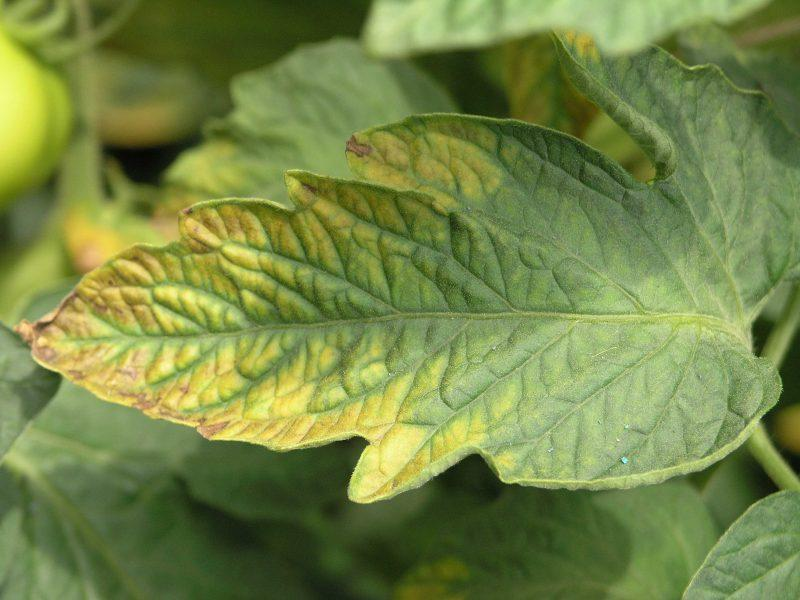
#> input picture uploads/0261a78a-6be3-4c13-881b-354c920e6a13.jpg, 800 x 600 px
$ python -i image_processing.py   (imports and definitions only)   (older library calls are emulated)
#> lines starting #> are read from the running program, lines starting #| are printed output that depends on the picture; after the words box and inside, x2 and y2 are one past the last pixel; in counts of white or black regions, pixels touching at a corner belong together
import numpy as np
import cv2
from PIL import Image
import io

def preprocess_image(image, target_size=(224, 224)):
    """
    Preprocess the uploaded image for use with machine learning models.

    Args:
        image: PIL Image object
        target_size: Target size for model input

    Returns:
        numpy array: Processed image ready for model input
    """
    # Resize the image
    image = image.resize(target_size)

    # Convert to numpy array
    img_array = np.array(image)

    # Check if the image is grayscale and convert to RGB if needed
    if len(img_array.shape) == 2:
        img_array = cv2.cvtColor(img_array, cv2.COLOR_GRAY2RGB)
    elif img_array.shape[2] == 4:  # Has alpha channel
        # Convert RGBA to RGB
        img_array = img_array[:, :, :3]

    # Normalize the image (scale pixels to range [0, 1])
    img_array = img_array.astype(np.float32) / 255.0

    return img_array

def extract_features(processed_image):
    """
    Extract features from the processed image for custom analysis.

    Args:
        processed_image: Numpy array of preprocessed image

    Returns:
        dict: Various features extracted from the image
    """
    # Convert to BGR for OpenCV functions if needed
    if len(processed_image.shape) == 3 and processed_image.shape[2] == 3:
        # Convert from normalized [0-1] to [0-255]
        img_for_cv = (processed_image * 255).astype(np.uint8)
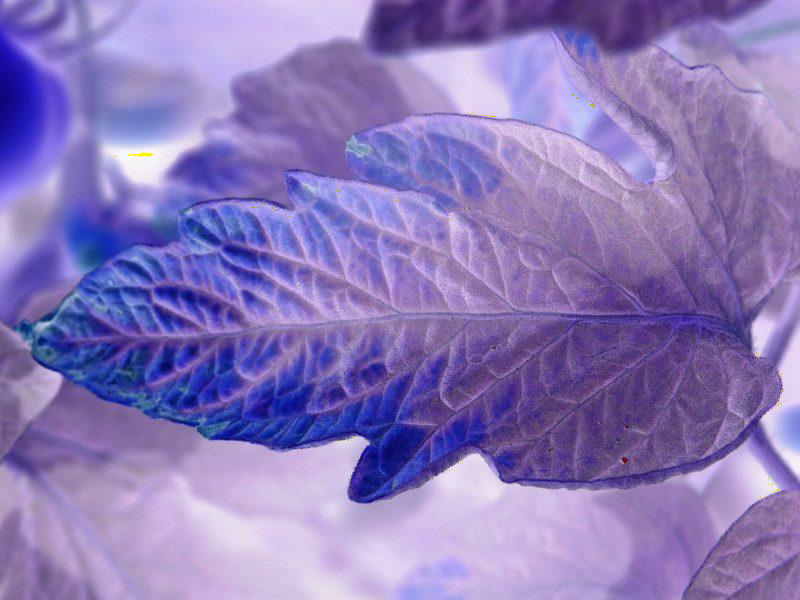
#> img_for_cv: shape (600, 800, 3); mean R, G, B 138.9, 121, 185.3
        # Convert RGB to BGR
        bgr_img = cv2.cvtColor(img_for_cv, cv2.COLOR_RGB2BGR)
        # Convert BGR to HSV
        hsv_img = cv2.cvtColor(bgr_img, cv2.COLOR_BGR2HSV)
#> hsv_img: shape (600, 800, 3); mean H, S, V 130, 95.9, 185.4

        # Convert RGB to grayscale for texture analysis
        gray_img = cv2.cvtColor(img_for_cv, cv2.COLOR_RGB2GRAY)
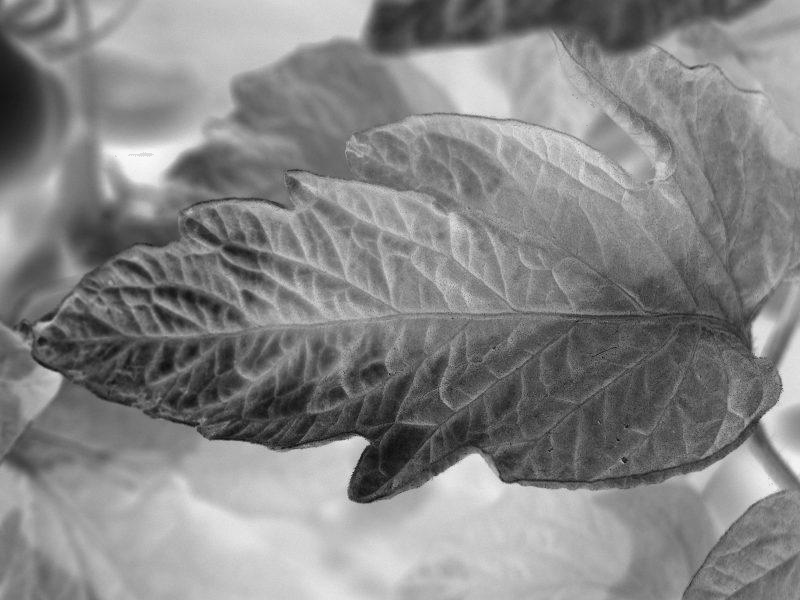
#> gray_img: shape (600, 800); min 8, max 250, mean 133.7
    else:
        # If already grayscale, use as is
        img_for_cv = (processed_image * 255).astype(np.uint8)
        gray_img = img_for_cv
        hsv_img = None  # HSV not applicable for grayscale images

    # Extract color features
    color_features = {}
    if hsv_img is not None:
        # Average hue, saturation, value
        avg_hue = np.mean(hsv_img[:, :, 0])
#> avg_hue = 130
        avg_saturation = np.mean(hsv_img[:, :, 1])
#> avg_saturation = 95.86
        avg_value = np.mean(hsv_img[:, :, 2])
#> avg_value = 185.4

        color_features = {
            "avg_hue": avg_hue,
            "avg_saturation": avg_saturation,
            "avg_value": avg_value,
        }
#> color_features = {'avg_hue': 130, 'avg_saturation': 95.86, 'avg_value': 185.4}

        # Calculate dominant colors
        # Reshape image to list of pixels
        pixels = hsv_img.reshape(-1, 3)
        # Convert to 8-bit representation for K-means
        pixels = np.float32(pixels)
        # Define criteria and apply kmeans()
        criteria = (cv2.TERM_CRITERIA_EPS + cv2.TERM_CRITERIA_MAX_ITER, 100, 0.2)
        k = 3  # Number of dominant colors to extract
        _, labels, centers = cv2.kmeans(pixels, k, None, criteria, 10, cv2.KMEANS_RANDOM_CENTERS)
#> centers = [[131.2, 94.87, 171.2], [124.3, 164.9, 148.4], [131.8, 58.62, 221.8]]

        # Convert centers back to BGR
        centers = centers.astype(np.uint8)
#> centers = [[131, 94, 171], [124, 164, 148], [131, 58, 221]]
        centers_bgr = cv2.cvtColor(centers.reshape(1, k, 3), cv2.COLOR_HSV2BGR)
#> centers_bgr = [[171, 108, 131], [148, 53, 66], [221, 171, 189]]
        centers_rgb = cv2.cvtColor(centers_bgr, cv2.COLOR_BGR2RGB)
#> centers_rgb = [[131, 108, 171], [66, 53, 148], [189, 171, 221]]

        # Count labels to find percentage of each dominant color
        unique_labels, counts = np.unique(labels, return_counts=True)
#> unique_labels = [0, 1, 2]; counts = [201119, 99568, 179313]
        color_percentages = counts / len(labels) * 100
#> color_percentages = [41.9, 20.74, 37.36]

        dominant_colors = []
        for i in range(k):
            dominant_colors.append({
                "rgb": centers_rgb[0, i].tolist(),
                "percentage": color_percentages[i]
            })
#> after the loop, dominant_colors = 3 items

        # Sort by percentage
        dominant_colors.sort(key=lambda x: x["percentage"], reverse=True)
        color_features["dominant_colors"] = dominant_colors

    # Extract texture features
    texture_features = calculate_glcm(gray_img)

    # Extract shape features
    shape_features = extract_shape_features(gray_img)

    # Combine all features
    features = {
        "color": color_features,
        "texture": texture_features,
        "shape": shape_features
    }

    return features

def calculate_glcm(gray_img):
    """
    Calculate Gray-Level Co-occurrence Matrix for texture analysis.
    Simplified version for demo purposes.

    Args:
        gray_img: Grayscale image

    Returns:
        dict: Texture features
    """
    # Simplified texture analysis for compatibility
    # Resize for faster processing
    gray_img = cv2.resize(gray_img, (128, 128))
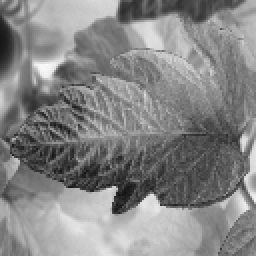
#> gray_img: shape (128, 128) (shown 2 times larger); min 17, max 249, mean 133.6

    # Calculate basic texture metrics without GLCM
    # Standard deviation of pixel values (measure of contrast)
    contrast = np.std(gray_img)
#> contrast = 46.03

    # Mean of pixel values
    mean = np.mean(gray_img)
#> mean = 133.6

    # Calculate a pseudo-entropy (measure of randomness)
    hist = cv2.calcHist([gray_img], [0], None, [256], [0, 256])
#> hist = 256 values, max 158 at index 120, min 0 at index 0, mean 64
    hist = hist / np.sum(hist)
#> hist = 256 values, max 0.00964 at index 120, min 0 at index 0, mean 0.00391
    non_zero_hist = hist[hist > 0]
#> non_zero_hist = 231 values, max 0.00964 at index 101, min 6.1e-05 at index 0, mean 0.00433
    entropy = -np.sum(non_zero_hist * np.log2(non_zero_hist))
#> entropy = 7.5

    # Calculate local variations (approximation of homogeneity)
    dx = cv2.Sobel(gray_img, cv2.CV_64F, 1, 0, ksize=3)
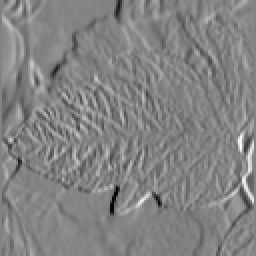
#> dx: shape (128, 128) float64 (shown 2 times larger); min -615, max 585, mean 3.2; drawn with min black and max white
    dy = cv2.Sobel(gray_img, cv2.CV_64F, 0, 1, ksize=3)
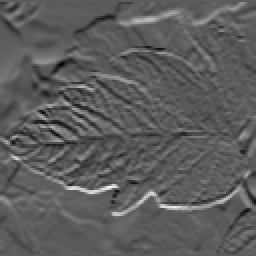
#> dy: shape (128, 128) float64 (shown 2 times larger); min -410, max 719, mean 2.1; drawn with min black and max white
    gradient_magnitude = np.sqrt(dx**2 + dy**2)
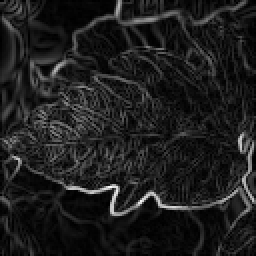
#> gradient_magnitude: shape (128, 128) float64 (shown 2 times larger); min 0, max 741.7, mean 88.4; drawn with min black and max white
    edge_intensity = np.mean(gradient_magnitude)
#> edge_intensity = 88.37
#> in extract_features, `texture_features = calculate_glcm(gray_img)`: texture_features = {'contrast': 46.03, 'mean_intensity': 133.6, 'entropy': 7.5, 'edge_intensity': 88.37}

    return {
        "contrast": float(contrast),
        "mean_intensity": float(mean),
        "entropy": float(entropy),
        "edge_intensity": float(edge_intensity)
    }

def extract_shape_features(gray_img):
    """
    Extract shape features from the image.

    Args:
        gray_img: Grayscale image

    Returns:
        dict: Shape features
    """
    # Apply thresholding to separate objects from background
    _, thresh = cv2.threshold(gray_img, 127, 255, cv2.THRESH_BINARY)
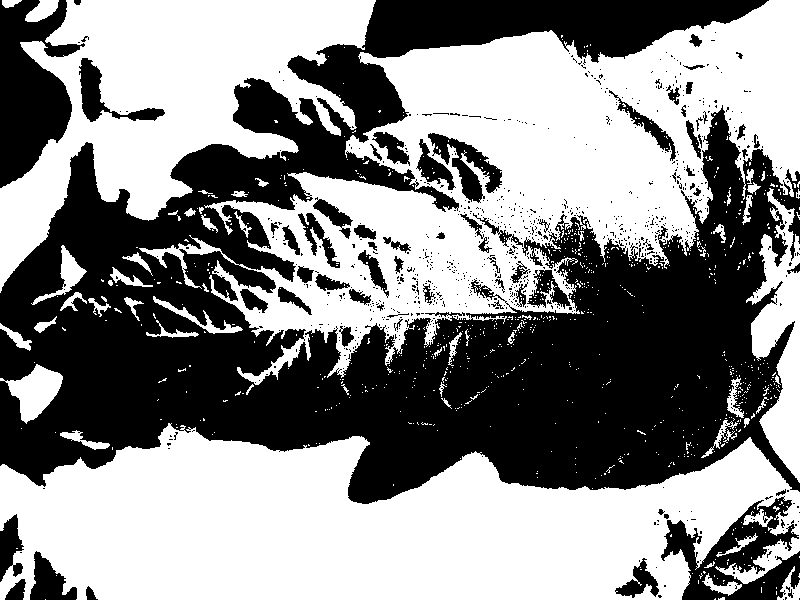
#> thresh: shape (600, 800); 54.1% white; 832 black regions (764 under 20 px)

    # Find contours (handle OpenCV version differences)
    try:
        # OpenCV 4.x
        contours, _ = cv2.findContours(thresh, cv2.RETR_EXTERNAL, cv2.CHAIN_APPROX_SIMPLE)
#> contours = 757 contours, 718 with area under 20; largest, box (x1, y1, x2, y2) and area: (139, 0, 800, 385) 108988, (0, 423, 800, 600) 95582, (0, 0, 376, 293) 47548, (746, 188, 800, 483) 7164, (0, 364, 63, 424) 1727
    except ValueError:
        # OpenCV 3.x
        _, contours, _ = cv2.findContours(thresh, cv2.RETR_EXTERNAL, cv2.CHAIN_APPROX_SIMPLE)

    if not contours:
        return {
            "num_contours": 0,
            "avg_contour_area": 0,
            "avg_contour_perimeter": 0,
            "shape_complexity": 0
        }

    # Calculate shape metrics
    areas = [cv2.contourArea(contour) for contour in contours]
#> areas = 757 values, max 108988 at index 753, min 0 at index 0, mean 352.3
    perimeters = [cv2.arcLength(contour, True) for contour in contours]
#> perimeters = 757 values, max 6124.9 at index 753, min 0 at index 0, mean 25.16

    # Shape complexity (circularity) - 4*pi*area/perimeter^2
    # A perfect circle has a value of 1, more complex shapes have lower values
    complexities = []
    for area, perimeter in zip(areas, perimeters):
        if perimeter > 0:
            complexity = 4 * np.pi * area / (perimeter * perimeter)
            complexities.append(complexity)
#> this loop made 757 passes
#> (area, perimeter, complexity) on passes 15, 20, 33, 43: (261.5, 123.6, 0.215), (281.5, 142, 0.175), (141.5, 141.3, 0.0891), (199, 116.2, 0.185)
#> complexity on passes 62, 63, 64, 65, 69, 78: 0.214, 0, 0.256, 0, 0, 0.539
#> after the loop, complexities = 397 values, max 0.858 at index 230, min 0 at index 2, mean 0.182

    return {
        "num_contours": int(len(contours)),
        "avg_contour_area": float(np.mean(areas) if areas else 0),
        "avg_contour_perimeter": float(np.mean(perimeters) if perimeters else 0),
        "shape_complexity": float(np.mean(complexities) if complexities else 0)
    }

>>> import cv2
>>> picture = cv2.cvtColor(cv2.imread('../uploads/0261a78a-6be3-4c13-881b-354c920e6a13.jpg'), cv2.COLOR_BGR2RGB)
>>> result = extract_features(picture)
#> in extract_features, `shape_features = extract_shape_features(gray_img)`: shape_features = {'num_contours': 757, 'avg_contour_area': 352.3, 'avg_contour_perimeter': 25.16, 'shape_complexity': 0.182}
#> result = 3 items

$ run again, on uploads/05bff8d1-1971-4eb5-b9c9-6c08f789727f.jpg
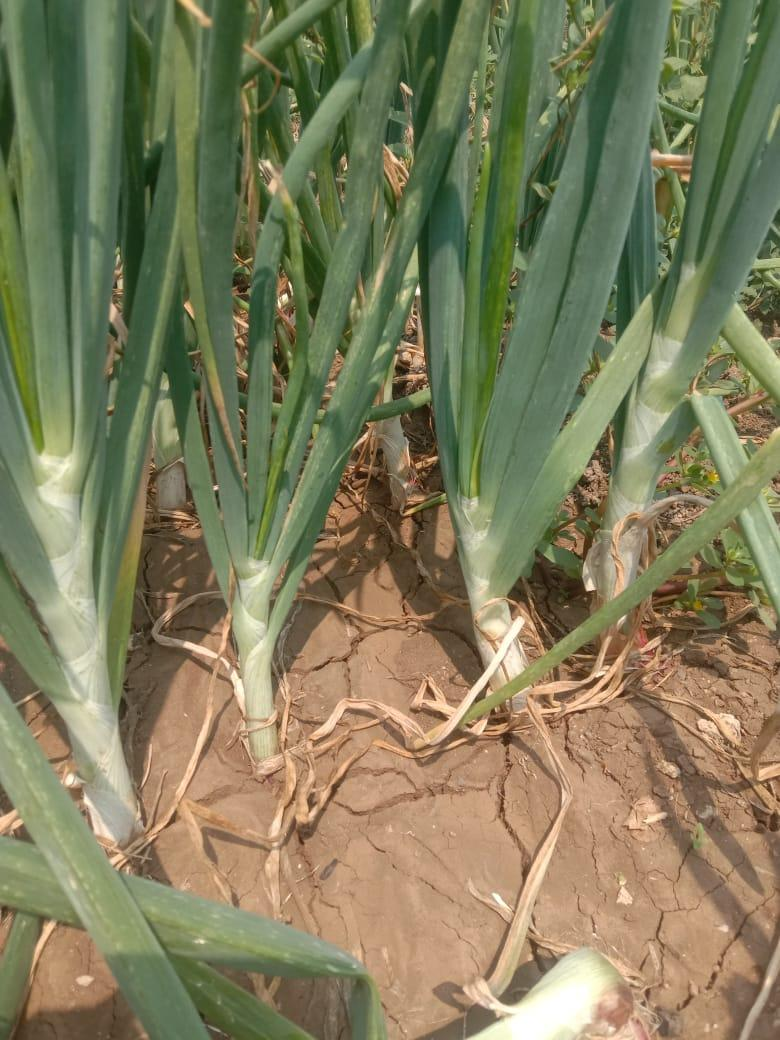
#> input picture uploads/05bff8d1-1971-4eb5-b9c9-6c08f789727f.jpg, 780 x 1040 px
#> hsv_img: shape (1040, 780, 3); mean H, S, V 123.3, 78.5, 164.3
#> avg_hue = 123.3
#> avg_saturation = 78.45
#> avg_value = 164.3
#> color_features = {'avg_hue': 123.3, 'avg_saturation': 78.45, 'avg_value': 164.3}
#> in extract_features, `_, labels, centers = cv2.kmeans(pixels, k, None, criteria, 10, cv2.KME..`: centers = [[131.2, 61.81, 153.5], [106.1, 136.8, 128.7], [128.4, 51.71, 200.9]]
#> in extract_features, `centers = centers.astype(np.uint8)`: centers = [[131, 61, 153], [106, 136, 128], [128, 51, 200]]
#> centers_bgr = [[153, 116, 130], [128, 92, 60], [200, 160, 171]]
#> centers_rgb = [[130, 116, 153], [60, 92, 128], [171, 160, 200]]
#> unique_labels = [0, 1, 2]; counts = [290807, 220387, 300006]
#> color_percentages = [35.85, 27.17, 36.98]
#> after the loop in extract_features, `for i in range(k):`: dominant_colors = 3 items
#> contrast = 39.34
#> mean = 133.8
#> in calculate_glcm, `hist = cv2.calcHist([gray_img], [0], None, [256], [0, 256])`: hist = 256 values, max 217 at index 146, min 0 at index 0, mean 64
#> in calculate_glcm, `hist = hist / np.sum(hist)`: hist = 256 values, max 0.0132 at index 146, min 0 at index 0, mean 0.00391
#> non_zero_hist = 229 values, max 0.0132 at index 145, min 6.1e-05 at index 19, mean 0.00437
#> entropy = 7.27
#> in calculate_glcm, `gradient_magnitude = np.sqrt(dx**2 + dy**2)`:
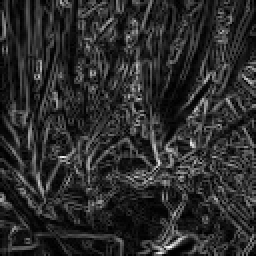
#> gradient_magnitude: shape (128, 128) float64 (shown 2 times larger); min 0, max 666, mean 115.4; drawn with min black and max white
#> edge_intensity = 115.4
#> texture_features = {'contrast': 39.34, 'mean_intensity': 133.8, 'entropy': 7.27, 'edge_intensity': 115.4}
#> in extract_shape_features, `_, thresh = cv2.threshold(gray_img, 127, 255, cv2.THRESH_BINARY)`:
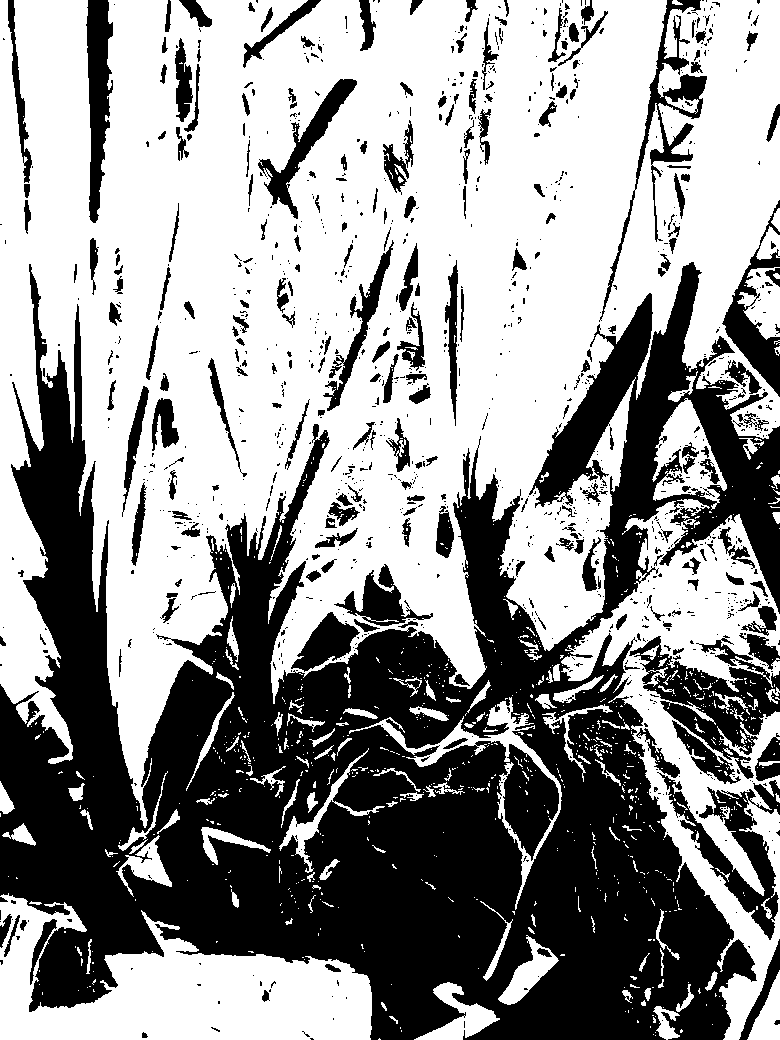
#> thresh: shape (1040, 780); 58.5% white; 1145 black regions (890 under 20 px)
#> contours = 844 contours, 750 with area under 20; largest, box (x1, y1, x2, y2) and area: (0, 0, 780, 828) 407129, (561, 499, 780, 1040) 43796, (0, 893, 372, 1040) 30084, (652, 398, 727, 510) 4164, (349, 697, 562, 910) 3217
#> areas = 844 values, max 407129 at index 843, min 0 at index 1, mean 599.6
#> perimeters = 844 values, max 12771.9 at index 843, min 0 at index 1, mean 40.64
#> the loop in extract_shape_features, `for area, perimeter in zip(areas, perimeters):` made 844 passes
#> (area, perimeter, complexity) on passes 19, 27, 31, 36, 41, 45, 47, 55: (377, 161.7, 0.181), (51.5, 44.87, 0.321), (46, 32.14, 0.56), (113, 85.25, 0.195), (1723, 343.6, 0.183), (83.5, 50.87, 0.405), (1058, 193.7, 0.354), (30, 45.46, 0.182)
#> after the loop in extract_shape_features, `for area, perimeter in zip(areas, perimeters):`: complexities = 572 values, max 0.832 at index 2, min 0 at index 1, mean 0.191
#> shape_features = {'num_contours': 844, 'avg_contour_area': 599.6, 'avg_contour_perimeter': 40.64, 'shape_complexity': 0.191}
#> result = 3 items

$ run again, on uploads/05fd3cb1-4d6b-4267-a5f3-057c65b048d3.jpg
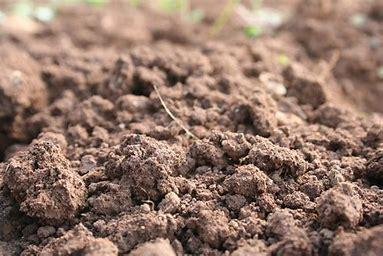
#> input picture uploads/05fd3cb1-4d6b-4267-a5f3-057c65b048d3.jpg, 383 x 256 px
#> hsv_img: shape (256, 383, 3); mean H, S, V 99.3, 86.1, 150.8
#> avg_hue = 99.32
#> avg_saturation = 86.15
#> avg_value = 150.8
#> color_features = {'avg_hue': 99.32, 'avg_saturation': 86.15, 'avg_value': 150.8}
#> in extract_features, `_, labels, centers = cv2.kmeans(pixels, k, None, criteria, 10, cv2.KME..`: centers = [[98.42, 39.01, 201.8], [99.62, 86.13, 139.1], [100.2, 153.4, 95.75]]
#> in extract_features, `centers = centers.astype(np.uint8)`: centers = [[98, 39, 201], [99, 86, 139], [100, 153, 95]]
#> centers_bgr = [[201, 193, 170], [139, 125, 92], [95, 76, 38]]
#> centers_rgb = [[170, 193, 201], [92, 125, 139], [38, 76, 95]]
#> unique_labels = [0, 1, 2]; counts = [35562, 37563, 24923]
#> color_percentages = [36.27, 38.31, 25.42]
#> after the loop in extract_features, `for i in range(k):`: dominant_colors = 3 items
#> contrast = 50.61
#> mean = 129.6
#> in calculate_glcm, `hist = cv2.calcHist([gray_img], [0], None, [256], [0, 256])`: hist = 256 values, max 132 at index 90, min 0 at index 0, mean 64
#> in calculate_glcm, `hist = hist / np.sum(hist)`: hist = 256 values, max 0.00806 at index 90, min 0 at index 0, mean 0.00391
#> non_zero_hist = 237 values, max 0.00806 at index 78, min 6.1e-05 at index 235, mean 0.00422
#> entropy = 7.62
#> in calculate_glcm, `gradient_magnitude = np.sqrt(dx**2 + dy**2)`:
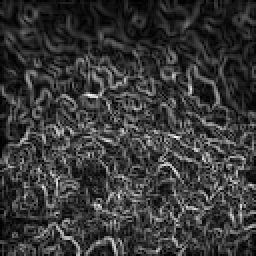
#> gradient_magnitude: shape (128, 128) float64 (shown 2 times larger); min 0, max 721.1, mean 159; drawn with min black and max white
#> edge_intensity = 159
#> texture_features = {'contrast': 50.61, 'mean_intensity': 129.6, 'entropy': 7.62, 'edge_intensity': 159}
#> in extract_shape_features, `_, thresh = cv2.threshold(gray_img, 127, 255, cv2.THRESH_BINARY)`:
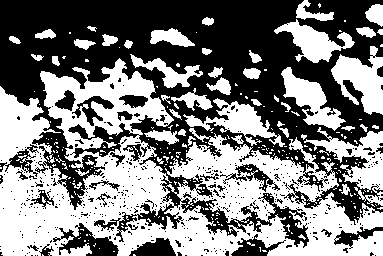
#> thresh: shape (256, 383); 49% white; 293 white regions (244 under 20 px)
#> contours = 230 contours, 193 with area under 20; largest, box (x1, y1, x2, y2) and area: (0, 58, 383, 256) 39850, (304, 127, 383, 206) 1970, (331, 46, 383, 115) 1810, (281, 67, 346, 131) 1504, (183, 98, 285, 147) 1454
#> areas = 230 values, max 39849.5 at index 202, min 0 at index 2, mean 226
#> perimeters = 230 values, max 4009.9 at index 202, min 0 at index 2, mean 38.88
#> the loop in extract_shape_features, `for area, perimeter in zip(areas, perimeters):` made 230 passes
#> (area, perimeter, complexity) on pass 45: (43, 36.97, 0.395)
#> after the loop in extract_shape_features, `for area, perimeter in zip(areas, perimeters):`: complexities = 174 values, max 0.898 at index 146, min 0 at index 2, mean 0.32
#> shape_features = {'num_contours': 230, 'avg_contour_area': 226, 'avg_contour_perimeter': 38.88, 'shape_complexity': 0.32}
#> result = 3 items
